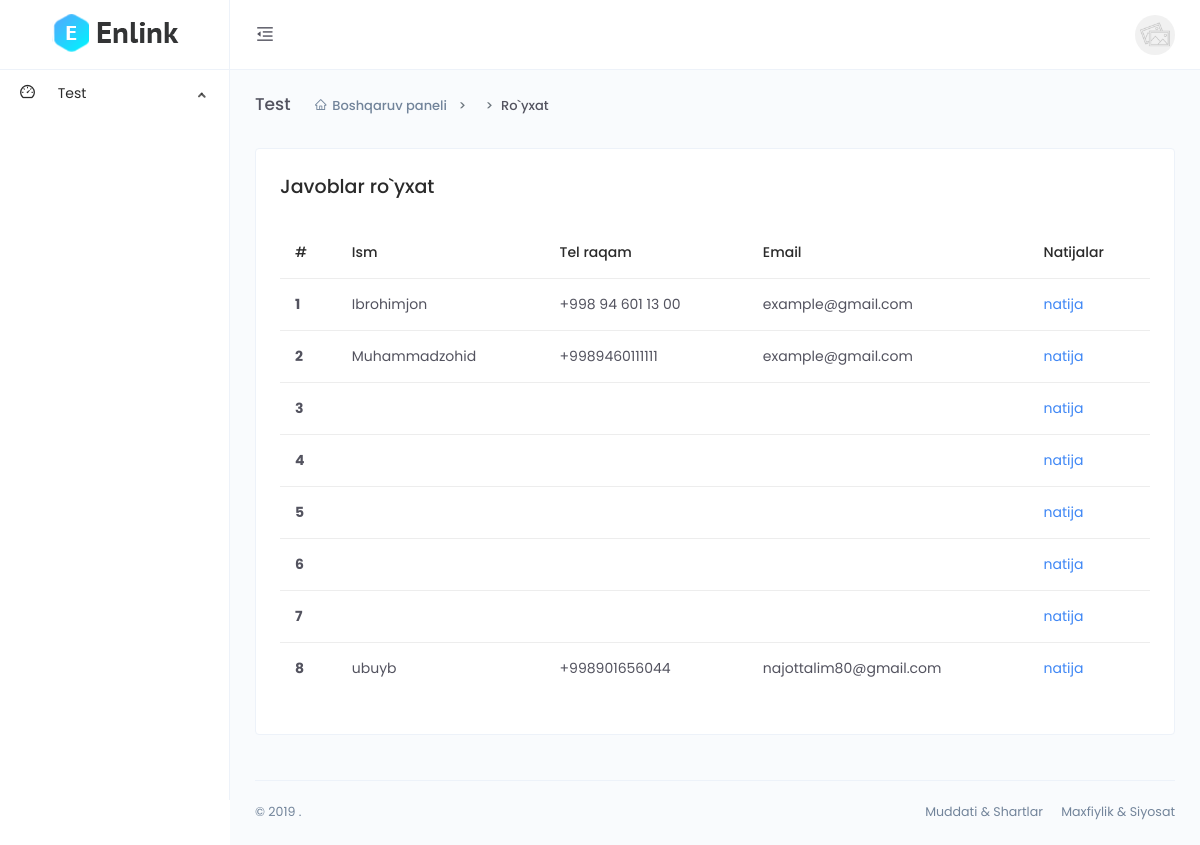
Screenshot of /dashboard/answer-list/5hFeY10fJoiEyQ9/ (signed in) with the database file from the repository.
### main/models.py (models this page shows, shortened)
class CodeGenerate(models.Model):
    code = models.CharField(max_length=255, blank=True,unique=True)
    class Meta:
        abstract = True

class Answer(CodeGenerate):
    quiz = models.ForeignKey(Quiz, on_delete=models.CASCADE)
    user_name = models.CharField(max_length=255)
    phone = models.CharField(max_length=255, blank=True, null=True)
    email = models.EmailField(null=True, blank=True)

### dashboard/views.py (the view)
# urls.py: path('answer-list/<str:code>/', views.answer_list, name='answer_list'),
def answer_list(request, code):
    answers = models.Answer.objects.filter(quiz__code = code)
    context = {'answers':answers}
    return render(request, 'answer_list.html', context)

### templates/answer_list.html
{% extends 'base.html' %}
{% block content %}
<div class="main-content">
    <div class="page-header">
        <h2 class="header-title">Test</h2>
        <div class="header-sub-title">
            <nav class="breadcrumb breadcrumb-dash">
                <a href="#" class="breadcrumb-item"><i class="anticon anticon-home m-r-5"></i>Boshqaruv paneli</a>
                <a class="breadcrumb-item" href="#"></a>
                <span class="breadcrumb-item active">Ro`yxat</span>
            </nav>
        </div>
    </div>
    <div class="card">
        <div class="card-body">
            <h4>Javoblar ro`yxat</h4>
            <div class="m-t-25">
                <div class="table-responsive">
                    <table class="table">
                        <thead>
                            <tr>
                                <th scope="col">#</th>
                                <th scope="col">Ism</th>
                                <th scope="col">Tel raqam</th>
                                <th scope="col">Email</th>
                                <th scope="col">Natijalar</th>
                            </tr>
                        </thead>
                        <tbody>
                            {% for a in answers %}
                            <tr>
                                <th scope="row">{{forloop.counter}}</th>
                                <td>{{a.user_name}}</td>
                                <td>{{a.phone}}</td>
                                <td>{{a.email}}</td>
                                <td><a href="{% url 'answer_detail' a.code %}">natija</a></td>
                            </tr>
                            {% endfor %}
                        </tbody>
                    </table>
                </div>
            </div>
        </div>
    </div>
</div>
{% endblock %}

### rows the page displays
Answer: user_name "Ibrohimjon", phone "+998 94 601 13 00", email "example@gmail.com"
Answer: user_name "Muhammadzohid", phone "+9989460111111", email "example@gmail.com"
Answer: user_name "ubuyb", phone "+998901656044", email "najottalim80@gmail.com"
